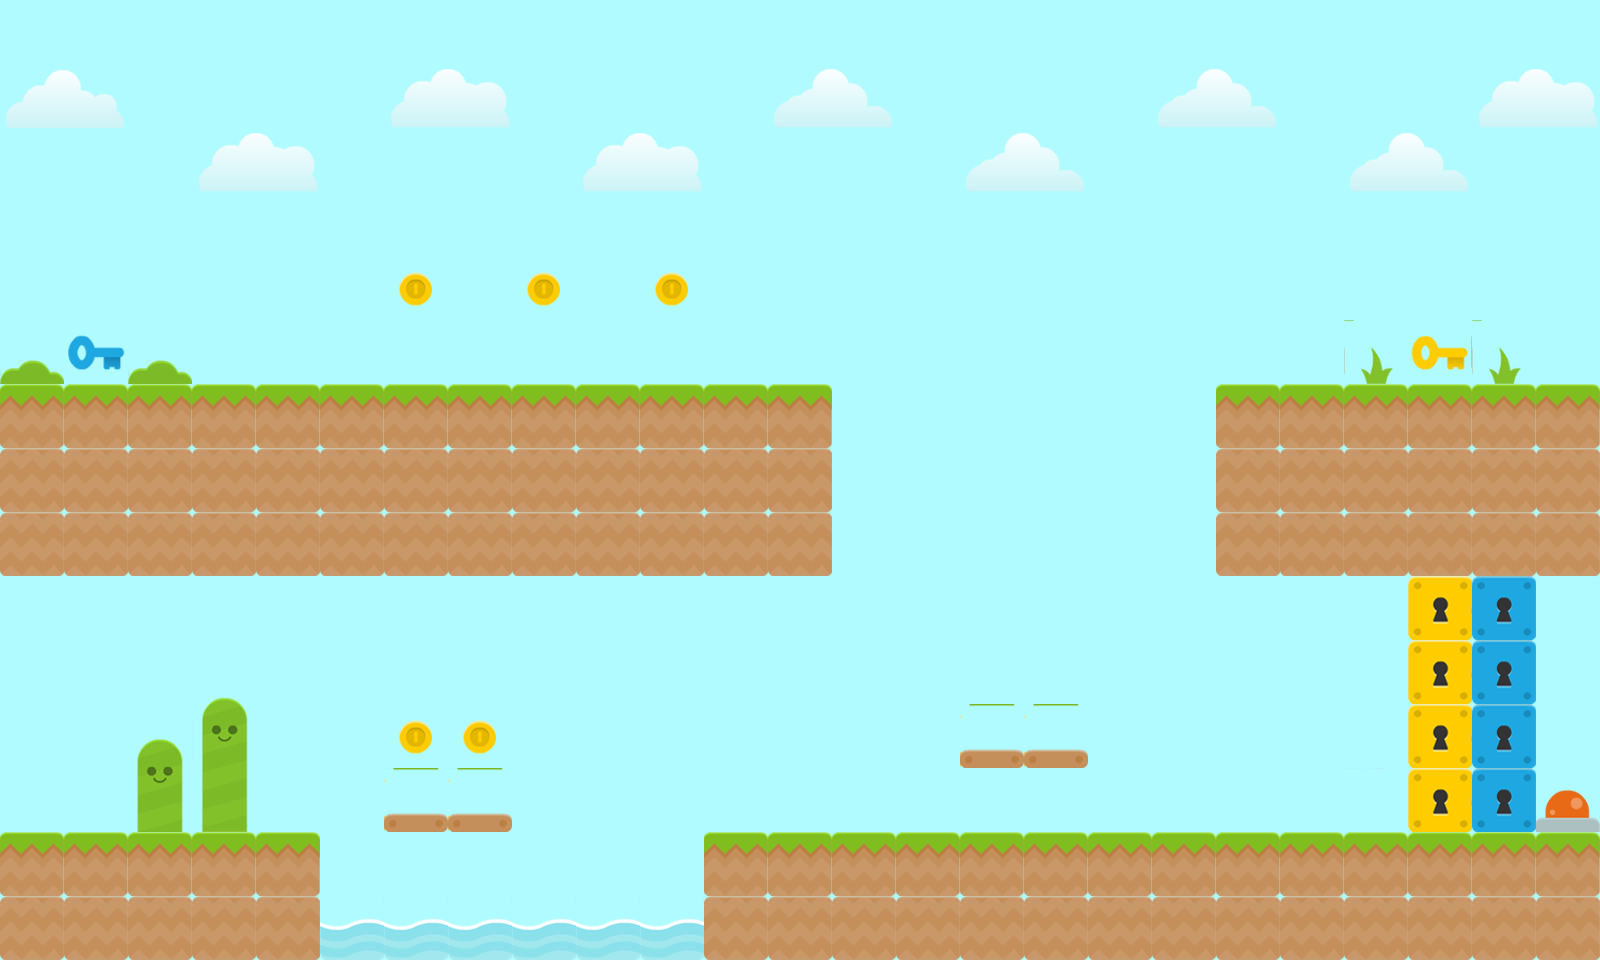

Below is a game level as drawn by its tile map, then a one-line description and the .tmx that defines it (tile-layer data replaced by summaries):
An orthogonal 25x15 tile map with 64x64 px tiles, 10 tile layers (Properties, Backdrop, Main, LockedDoor, ...), 5 tilesets.

<map version="1.0" orientation="orthogonal" width="25" height="15" tilewidth="64" tileheight="64">
 <tileset firstgid="1" name="Colour_Tiles" tilewidth="64" tileheight="64">
  <image source="../Colour_Tiles.png" width="768" height="384" />
 </tileset>
 <tileset firstgid="73" name="Colour_Tiles2" tilewidth="64" tileheight="64">
  <image source="../Colour_Tiles2.png" width="768" height="384" />
 </tileset>
 <tileset firstgid="145" name="monster_sprite" tilewidth="64" tileheight="64">
  <image source="../monster_sprite.png" width="384" height="64" />
 </tileset>
 <tileset firstgid="151" name="backdrop_colourtiles" tilewidth="64" tileheight="64">
  <image source="../backdrop_colourtiles.PNG" width="64" height="256" />
 </tileset>
 <tileset firstgid="155" name="Properties Tileset" tilewidth="64" tileheight="64">
  <image source="../PropertiesLayerTileset.png" width="320" height="320" />
  <tile id="0">
   <properties>
    <property name="wall" value="true" />
   </properties>
  </tile>
  <tile id="1">
   <properties>
    <property name="player" value="true" />
   </properties>
  </tile>
 </tileset>
 <layer name="Properties" width="25" height="15">
  <data>[375 cells, 108 non-empty, 5 distinct tile ids]</data>
 </layer>
 <layer name="Backdrop" width="25" height="15">
  <data>[375 cells, 375 non-empty, 1 distinct tile ids]</data>
 </layer>
 <layer name="Main" width="25" height="15">
  <data>[375 cells, 103 non-empty, 6 distinct tile ids]</data>
 </layer>
 <layer name="LockedDoor" width="25" height="15">
  <data>[375 cells, 9 non-empty, 3 distinct tile ids]</data>
 </layer>
 <layer name="Background" width="25" height="15" opacity="0.96">
  <data>[375 cells, 34 non-empty, 15 distinct tile ids]</data>
 </layer>
 <layer name="MovingTiles" width="25" height="15">
  <data>[375 cells, 4 non-empty, 1 distinct tile ids]</data>
 </layer>
 <layer name="Key" width="25" height="15">
  <data>[375 cells, 2 non-empty, 2 distinct tile ids]</data>
 </layer>
 <layer name="Water" width="25" height="15">
  <data>[375 cells, 6 non-empty, 1 distinct tile ids]</data>
 </layer>
 <layer name="Coin" width="25" height="15">
  <data>[375 cells, 5 non-empty, 1 distinct tile ids]</data>
 </layer>
 <layer name="Button" width="25" height="15">
  <data>[375 cells, 1 non-empty, 1 distinct tile ids]</data>
 </layer>
</map>